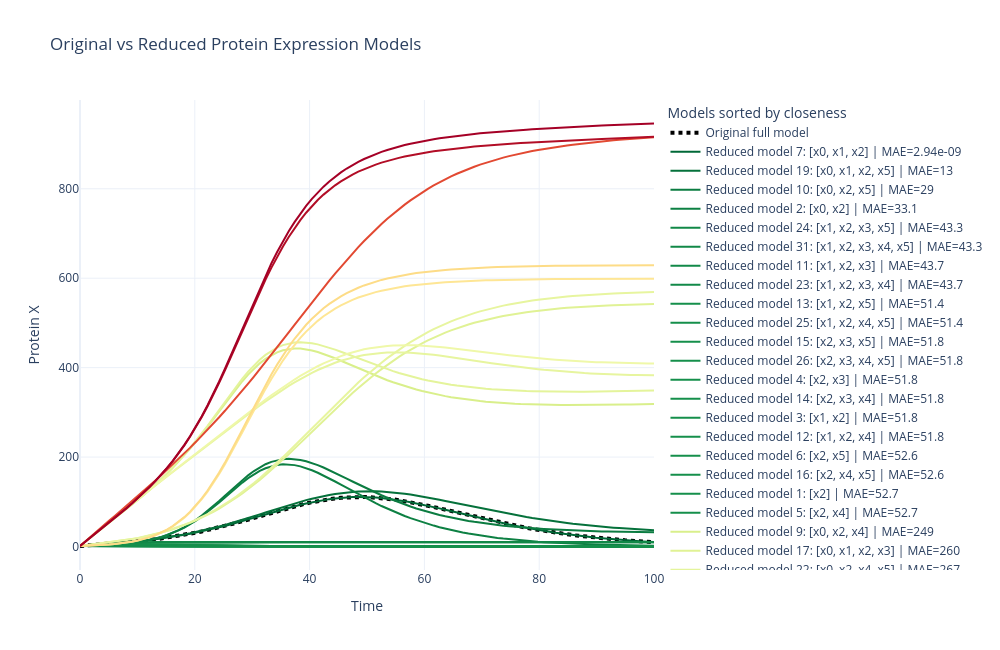

The notebook cell saved with this chart:
### Markdown cell above
## Comparing the Original and Reduced Models

Each reduced model is compared with the original infected-population output using mean absolute error (MAE). The legend is sorted from lowest to highest error, with green representing a closer match and red representing a larger difference.

### Code cell
from autoreduce.utils import get_ODE
import numpy as np
import plotly.graph_objects as go
import matplotlib.pyplot as plt

# Solve original full model
sys_ode = get_ODE(sys, timepoints_ode)
orig_sol = sys_ode.solve_system().T

# Original output: y = Cx
orig_output = np.ravel(np.array(C) @ orig_sol)

reduced_results = []

for i, model in enumerate(reduced_models):
    try:
        red_ode = get_ODE(model, timepoints_ode)
        red_sol = red_ode.solve_system().T

        # reduced output
        red_C = np.array(model.C)
        red_output = np.ravel(red_C @ red_sol)

        # compare to original
        mae = np.mean(np.abs(orig_output - red_output))

        reduced_results.append({
            "name": f"Reduced model {i+1}: {model.x}",
            "model": model,
            "output": red_output,
            "mae": mae
        })

    except Exception as e:
        print(f"Reduced model {i+1} failed: {model.x}")
        print(e)

# Sort best to worst
reduced_results = sorted(reduced_results, key=lambda d: d["mae"])

# Color by error
mae_values = [r["mae"] for r in reduced_results]

norm = plt.Normalize(min(mae_values), max(mae_values))
cmap = plt.cm.get_cmap("RdYlGn_r")  # green = closer, red = worse

fig = go.Figure()

# Original model as dotted black reference
fig.add_trace(
    go.Scatter(
        x=timepoints_ode,
        y=orig_output,
        mode="lines",
        name="Original full model",
        line=dict(color="black", dash="dot", width=4)
    )
)

# Add reduced models in sorted order
for r in reduced_results:
    rgba = cmap(norm(r["mae"]))
    color = (
        f"rgb({int(rgba[0]*255)},"
        f"{int(rgba[1]*255)},"
        f"{int(rgba[2]*255)})"
    )

    fig.add_trace(
        go.Scatter(
            x=timepoints_ode,
            y=r["output"],
            mode="lines",
            name=f"{r['name']} | MAE={r['mae']:.3g}",
            line=dict(color=color, width=2)
        )
    )

fig.update_layout(
    title="Original vs Reduced Protein Expression Models",
    xaxis_title="Time",
    yaxis_title="Protein X",
    legend_title="Models sorted by closeness",
    template="plotly_white",
    width=1000,
    height=650
)

fig.show()
